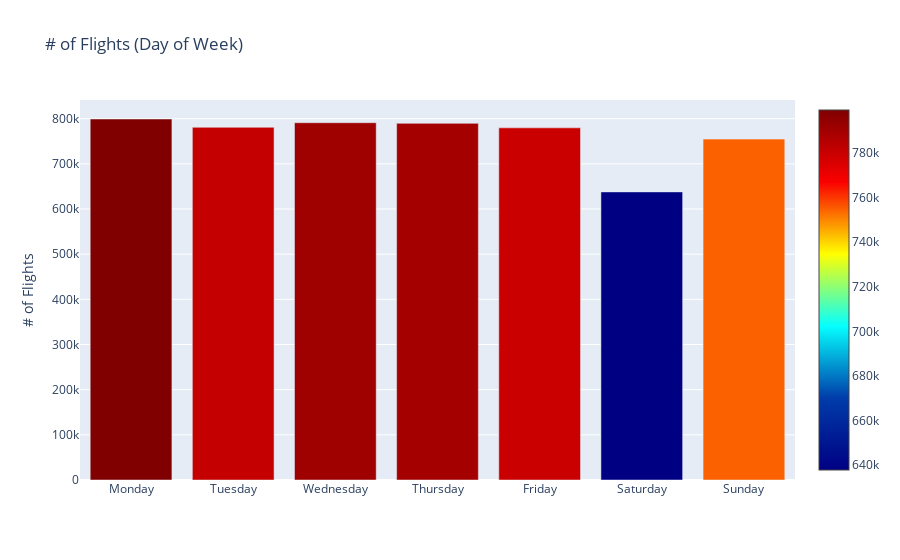

The notebook cell saved with this chart:
### Code cell
dayOfWeek={1:'Monday', 2:'Tuesday', 3:'Wednesday', 4:'Thursday', 5:'Friday', 
                                           6:'Saturday', 7:'Sunday'}
dff = df.DAY_OF_WEEK.value_counts()
dff = dff.to_frame().sort_index()
dff.index = dff.index.map(dayOfWeek)

trace1 = go.Bar(
    x=dff.index,
    y=dff.DAY_OF_WEEK,
    name = 'Weather',
    marker=dict(
        color = dff.DAY_OF_WEEK,
        colorscale='Jet',
        showscale=True
    )
)

data = [trace1]
layout = go.Layout(
    title='# of Flights (Day of Week)', 
    yaxis = dict(title = '# of Flights'
                                                    )
)

fig = go.Figure(data=data, layout=layout)
py.iplot(fig)

### Figure 1 — Plotly figure (JSON) as saved in the notebook; plotly's stock layout.template omitted (floating-point values rounded to 4 significant figures)
{"data": [{"marker": {"color": [799248, 780858, 790991, 789594, 779708, 637814, 754701], "colorscale": [[0, "rgb(0,0,131)"], [0.2, "rgb(0,60,170)"], [0.4, "rgb(5,255,255)"], [0.6, "rgb(255,255,0)"], [0.8, "rgb(250,0,0)"], [1, "rgb(128,0,0)"]], "showscale": true}, "name": "Weather", "type": "bar", "x": ["Monday", "Tuesday", "Wednesday", "Thursday", "Friday", "Saturday", "Sunday"], "y": [799248, 780858, 790991, 789594, 779708, 637814, 754701]}], "layout": {"title": {"text": "# of Flights (Day of Week)"}, "yaxis": {"title": {"text": "# of Flights"}}}}
